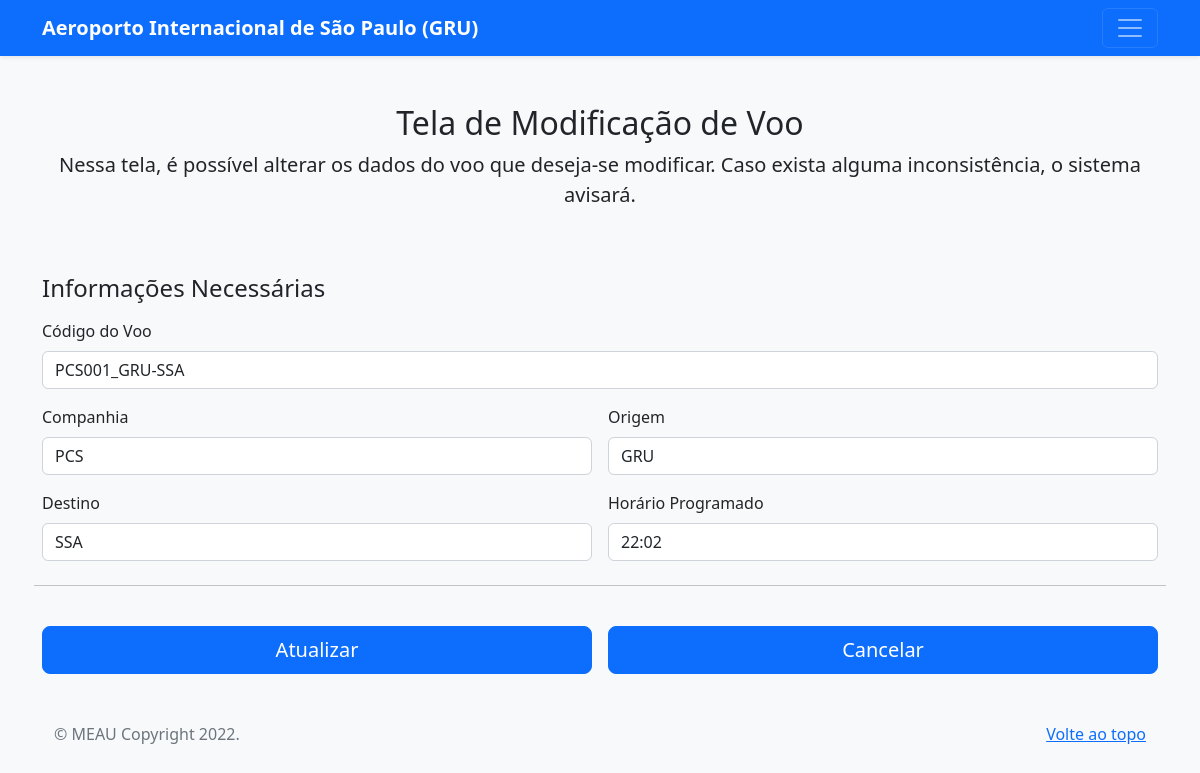
The page /modificar/PCS001_GRU-SSA on the database its author committed.
### book/models.py (models this page shows, shortened)
class Voo(models.Model):
    id = models.AutoField(primary_key=True)
    codigoVoo = models.CharField(max_length=14, unique=True)
    companhia = models.CharField(max_length=20)
    origem = models.CharField(max_length=30)
    destino = models.CharField(max_length=30)
    horarioProgramado = models.TimeField()
    class Meta:
        db_table = 'voo'

### book/views.py (the view)
# urls.py: path('modificar/<str:codigoVoo>', views.modificar, name = "modificar"),
def modificar(request, codigoVoo):
    voo = Voo.objects.get(codigoVoo__icontains = codigoVoo)
    return render(request, "modificar.html", {"voo": voo})

### template/modificar.html (shortened to what this page needs)
<!doctype html>
<html lang="pt-br">
<head>
        <link href="../static/create.css" rel="stylesheet">
        <link href="../static/css/bootstrap.min.css" rel="stylesheet">
</head>
<body class="bg-light">
    <header>
        <div class="navbar navbar-dark bg-primary shadow-sm">
            <div class="container">
                <a href="#" class="navbar-brand d-flex align-items-center">
                    <strong>Aeroporto Internacional de São Paulo (GRU)</strong>
                </a>
                <button class="navbar-toggler" type="button" data-bs-toggle="collapse" data-bs-target="#navbarHeader"
                    aria-controls="navbarHeader" aria-expanded="false" aria-label="Toggle navigation">
                    <span class="navbar-toggler-icon"></span>
                </button>
            </div>
        </div>
    </header>
        <div class="container">
            <main>
                <div class="py-5 text-center">
                    <h2>Tela de Modificação de Voo</h2>
                    <p class="lead">Nessa tela, é possível alterar os dados do voo que deseja-se modificar. Caso exista
                        alguma inconsistência, o sistema avisará.</p>
                </div>
                <h4 class="mb-3">Informações Necessárias</h4>
                <form method="post" action={% url 'posModificar' voo.codigoVoo%} class="needs-validation">
                    <div class="row g-3">
                        <div class="col-sm-12">
                            <label class="form-label">Código do Voo</label>
                            <div class="input-group has-validation">
                                <input readonly="readonly" id="1" type="text" class="form-control" value="{{voo.codigoVoo}}"  name="cadastroCodigoVoo"
                                    pattern="^[A-Z]{3}[0-9]{3}_[A-Z]{3,4}-[A-Z]{3,4}$"
                                    placeholder="Ex: PCS001_SSA-GRU ou PCS001_SBAM-GRU" required>
                            </div>
                        </div>
                        <div class="col-sm-6">
                            <label class="form-label">Companhia</label>
                            <div class="input-group has-validation">
                                <input type="text" class="form-control" value="{{voo.companhia}}" name="cadastroCompanhia" pattern="^[A-Z]{3}$"
                                    placeholder="Ex: PCS" required>
                            </div>
                        </div>
                        <div class="col-sm-6">
                            <label class="form-label">Origem</label>
                            <div class="input-group has-validation">
                                <input type="text" class="form-control" value="{{voo.origem}}" name="cadastroOrigem" pattern="^[A-Z]{3,4}$"
                                    placeholder="Ex: GRU ou SSA" value="" required>
                            </div>
                        </div>
                        <div class="col-sm-6">
                            <label class="form-label">Destino</label>
                            <div class="input-group has-validation">
                                <input type="text" class="form-control" value="{{voo.destino}}" name="cadastroDestino" pattern="^[A-Z]{3,4}$"
                                    placeholder="Ex: GRU ou SSA" value="" required>
                            </div>
                        </div>
                        <div class="col-sm-6">
                            <label class="form-label">Horário Programado</label>
                            <div class="input-group has-validation">
                                <input type="text" class="form-control" value="{{voo.horarioProgramado}}" name="cadastroHorarioProgramado"
                                    pattern="^([0-1][0-9]:[0-5][0-9])|([2][0-3]:[0-5][0-9])$" placeholder="Ex: 12:34"
                                    value="" required>
                            </div>
                        </div>
                        <hr class="my-4">
                        <div class="col-sm-6">
                            <button class="w-100 btn btn-primary btn-lg" type="submit">Atualizar</button>
                        </div>
                        <div class="col-sm-6">
                            <button type="button" class="w-100 btn btn-primary btn-lg"
                                onclick="redireciona()">Cancelar</button>
                        </div>
                    </div>
                </form>
                <footer class="text-muted py-5">
                    <div class="container">
                        <p class="float-end mb-1">
                            <a href="#">Volte ao topo</a>
                        </p>
                        <p class="mb-1">&copy; MEAU Copyright 2022.</p>
                    </div>
                </footer>
    </div>
</body>
</html>

### rows shown on the page
Voo: cadastroCodigoVoo "PCS001_GRU-SSA", cadastroCompanhia "PCS", cadastroOrigem "GRU", cadastroDestino "SSA", cadastroHorarioProgramado "22:02"
